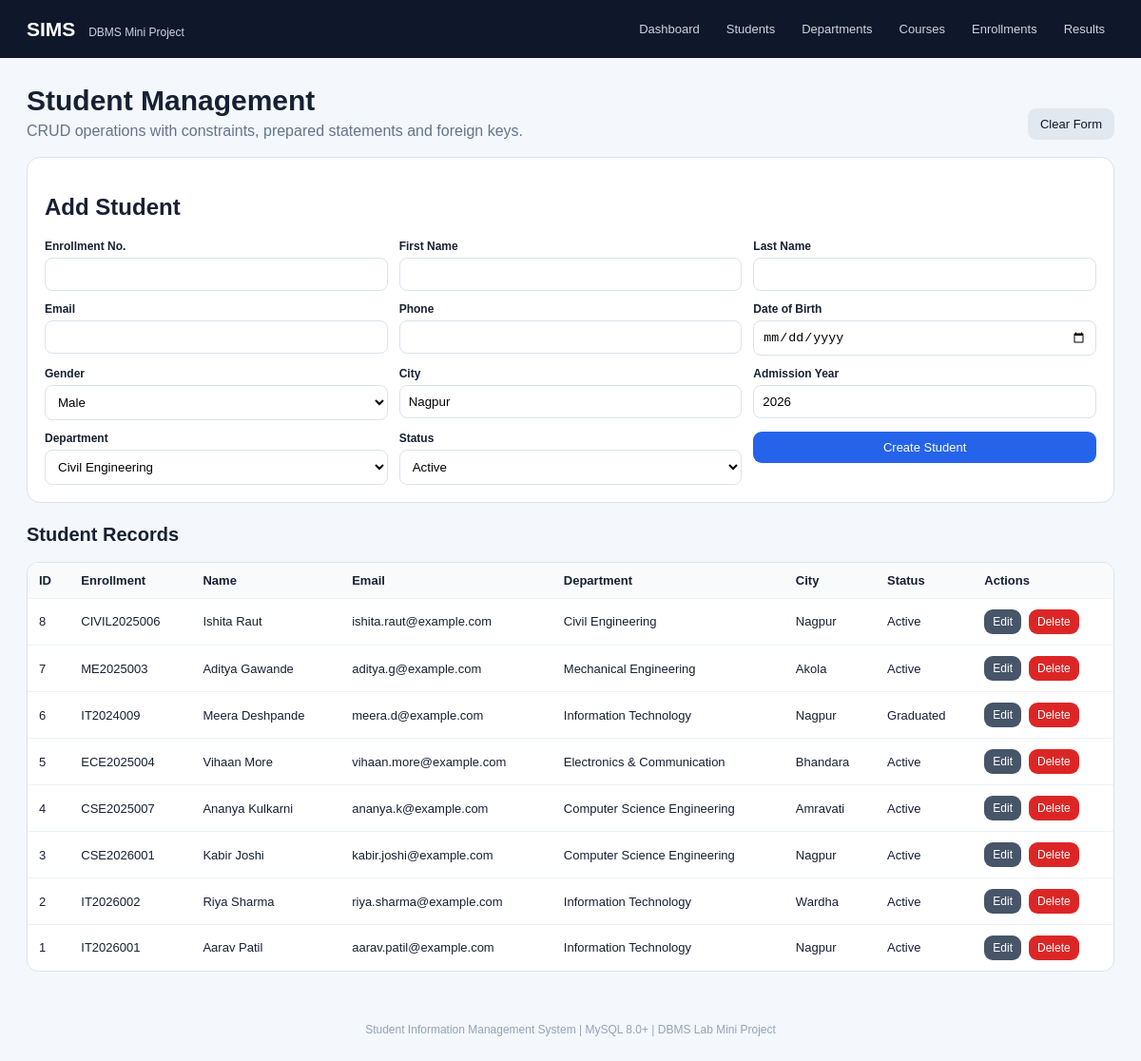
Page /students.php on the committed database.
### tables this page shows
CREATE TABLE students (
    student_id INT AUTO_INCREMENT PRIMARY KEY,
    enrollment_no VARCHAR(20) NOT NULL UNIQUE,
    first_name VARCHAR(50) NOT NULL,
    last_name VARCHAR(50) NOT NULL,
    email VARCHAR(120) NOT NULL UNIQUE,
    phone VARCHAR(15) UNIQUE,
    dob DATE,
    gender ENUM('Male','Female','Other') NOT NULL,
    city VARCHAR(80) NOT NULL DEFAULT 'Nagpur',
    admission_year YEAR NOT NULL,
    dept_id INT NOT NULL,
    status ENUM('Active','Graduated','Inactive') NOT NULL DEFAULT 'Active',
    created_at TIMESTAMP NOT NULL DEFAULT CURRENT_TIMESTAMP,
    CONSTRAINT chk_student_admission_year CHECK (admission_year BETWEEN 2000 AND 2100),
    CONSTRAINT fk_student_department FOREIGN KEY (dept_id)
        REFERENCES departments(dept_id)
        ON UPDATE CASCADE ON DELETE RESTRICT
);

CREATE TABLE departments (
    dept_id INT AUTO_INCREMENT PRIMARY KEY,
    dept_code VARCHAR(10) NOT NULL UNIQUE,
    dept_name VARCHAR(100) NOT NULL UNIQUE,
    location VARCHAR(100) NOT NULL DEFAULT 'Nagpur',
    created_at TIMESTAMP NOT NULL DEFAULT CURRENT_TIMESTAMP
);

### public/students.php (the view, shortened to what this page needs)
<?php
require __DIR__ . '/db.php';
$message=''; $edit=null;
$depts=$pdo->query('SELECT dept_id,dept_name FROM departments ORDER BY dept_name')->fetchAll();
$students=$pdo->query('SELECT s.*,d.dept_name FROM students s JOIN departments d ON d.dept_id=s.dept_id ORDER BY s.student_id DESC')->fetchAll();
include __DIR__.'/partials/header.php';
?>
<div class="hero"><div><h1>Student Management</h1><p>CRUD operations with constraints, prepared statements and foreign keys.</p></div><a class="btn light" href="students.php">Clear Form</a></div>
<div class="form-card"><h2><?= $edit?'Edit Student':'Add Student' ?></h2><form method="post"><div class="form-grid">
<?php $v=fn($k)=>htmlspecialchars($edit[$k]??''); ?>
<div class="field"><label>Enrollment No.</label><input name="enrollment_no" required value="<?=$v('enrollment_no')?>"></div><div class="field"><label>First Name</label><input name="first_name" required value="<?=$v('first_name')?>"></div><div class="field"><label>Last Name</label><input name="last_name" required value="<?=$v('last_name')?>"></div>
<div class="field"><label>Email</label><input type="email" name="email" required value="<?=$v('email')?>"></div><div class="field"><label>Phone</label><input name="phone" value="<?=$v('phone')?>"></div><div class="field"><label>Date of Birth</label><input type="date" name="dob" value="<?=$v('dob')?>"></div>
<div class="field"><label>Gender</label><select name="gender"><?php foreach(['Male','Female','Other'] as $x): ?><option <?=$edit&&$edit['gender']===$x?'selected':''?>><?=$x?></option><?php endforeach; ?></select></div><div class="field"><label>City</label><input name="city" value="<?=$v('city')?:'Nagpur'?>"></div><div class="field"><label>Admission Year</label><input type="number" name="admission_year" min="2000" max="2100" required value="<?=$v('admission_year')?:date('Y')?>"></div>
<div class="field"><label>Department</label><select name="dept_id" required><?php foreach($depts as $d): ?><option value="<?=$d['dept_id']?>" <?=$edit&&$edit['dept_id']==$d['dept_id']?'selected':''?>><?=htmlspecialchars($d['dept_name'])?></option><?php endforeach; ?></select></div><div class="field"><label>Status</label><select name="status"><?php foreach(['Active','Graduated','Inactive'] as $x): ?><option <?=$edit&&$edit['status']===$x?'selected':''?>><?=$x?></option><?php endforeach; ?></select></div><div class="field"><button class="btn" type="submit"><?= $edit?'Update Student':'Create Student' ?></button></div></div></form></div>
<div class="section"><h2>Student Records</h2><div class="table-wrap"><table class="table"><tr><th>ID</th><th>Enrollment</th><th>Name</th><th>Email</th><th>Department</th><th>City</th><th>Status</th><th>Actions</th></tr><?php foreach($students as $s): ?><tr><td><?=$s['student_id']?></td><td><?=htmlspecialchars($s['enrollment_no'])?></td><td><?=htmlspecialchars($s['first_name'].' '.$s['last_name'])?></td><td><?=htmlspecialchars($s['email'])?></td><td><?=htmlspecialchars($s['dept_name'])?></td><td><?=htmlspecialchars($s['city'])?></td><td><?=htmlspecialchars($s['status'])?></td><td class="actions"><a class="btn small secondary" href="?edit=<?=$s['student_id']?>">Edit</a><form method="post" onsubmit="return confirm('Delete this student?')"><input type="hidden" name="action" value="delete"><input type="hidden" name="student_id" value="<?=$s['student_id']?>"><button class="btn small danger">Delete</button></form></td></tr><?php endforeach; ?></table></div></div>
<?php include __DIR__.'/partials/footer.php'; ?>

### public/assets/style.css (style rules this page uses)
:root { --bg:#f4f7fb;--card:#fff;--ink:#172033;--muted:#64748b;--primary:#2563eb;--border:#dbe3ee;--danger:#dc2626;--success:#0f766e; }
* { box-sizing:border-box }
body { margin:0;font-family:Arial,Helvetica,sans-serif;background:var(--bg);color:var(--ink) }
.hero { display:flex;justify-content:space-between;align-items:flex-end;gap:20px;margin-bottom:18px }
.hero h1 { margin:0 0 6px;font-size:30px }
.hero p { margin:0;color:var(--muted) }
.section { margin-top:22px }
.section h2 { font-size:20px }
.table-wrap { overflow:auto;background:var(--card);border:1px solid var(--border);border-radius:12px }
.table { width:100%;border-collapse:collapse;min-width:780px }
.table th,.table td { padding:11px 12px;border-bottom:1px solid #edf2f7;text-align:left;font-size:13px }
.table th { background:#f8fafc }
.table tr:last-child td { border-bottom:0 }
.btn { display:inline-block;border:0;border-radius:9px;padding:9px 13px;text-decoration:none;cursor:pointer;font-size:13px;background:var(--primary);color:#fff }
.btn.secondary { background:#475569 }
.btn.danger { background:var(--danger) }
.btn.light { background:#e2e8f0;color:#0f172a }
.btn.small { padding:6px 9px;font-size:12px }
.actions { display:flex;gap:8px;flex-wrap:wrap }
.form-card { background:var(--card);border:1px solid var(--border);border-radius:14px;padding:18px;margin-bottom:18px }
.form-grid { display:grid;grid-template-columns:repeat(3,1fr);gap:12px }
.field { display:flex;flex-direction:column;gap:5px }
.field label { font-size:12px;font-weight:700 }
.field input,.field select,.field textarea { border:1px solid var(--border);border-radius:8px;padding:9px;background:#fff }

### rows in the picture
students: student_id "8", enrollment_no "CIVIL2025006", first_name+last_name "Ishita Raut", email "ishita.raut@example.com", dept.dept_name "Civil Engineering", city "Nagpur", status "Active"
students: student_id "7", enrollment_no "ME2025003", first_name+last_name "Aditya Gawande", email "aditya.g@example.com", dept.dept_name "Mechanical Engineering", city "Akola", status "Active"
students: student_id "6", enrollment_no "IT2024009", first_name+last_name "Meera Deshpande", email "meera.d@example.com", dept.dept_name "Information Technology", city "Nagpur", status "Graduated"
students: student_id "5", enrollment_no "ECE2025004", first_name+last_name "Vihaan More", email "vihaan.more@example.com", dept.dept_name "Electronics & Communication", city "Bhandara", status "Active"
students: student_id "4", enrollment_no "CSE2025007", first_name+last_name "Ananya Kulkarni", email "ananya.k@example.com", dept.dept_name "Computer Science Engineering", city "Amravati", status "Active"
students: student_id "3", enrollment_no "CSE2026001", first_name+last_name "Kabir Joshi", email "kabir.joshi@example.com", dept.dept_name "Computer Science Engineering", city "Nagpur", status "Active"
students: student_id "2", enrollment_no "IT2026002", first_name+last_name "Riya Sharma", email "riya.sharma@example.com", dept.dept_name "Information Technology", city "Wardha", status "Active"
students: student_id "1", enrollment_no "IT2026001", first_name+last_name "Aarav Patil", email "aarav.patil@example.com", dept.dept_name "Information Technology", city "Nagpur", status "Active"

### other values in the picture
form field gender "Male"
form field dept_id "Civil Engineering"
form field status "Active"
